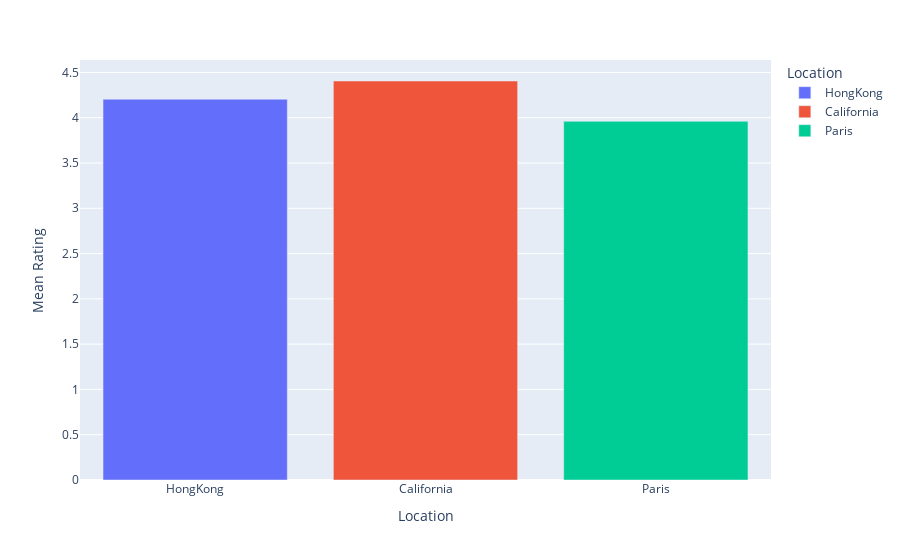

The notebook cell saved with this chart:
### Code cell
import plotly.express as px
fig = px.bar(meanrating, x='Location', y='Mean Rating', color = meanrating.Location)
fig.show()

### Figure 1 — Plotly figure (JSON) as saved in the notebook; plotly's stock layout.template omitted (floating-point values rounded to 4 significant figures)
{"data": [{"alignmentgroup": "True", "hovertemplate": "Location=%{x}<br>Mean Rating=%{y}<extra></extra>", "legendgroup": "HongKong", "marker": {"color": "#636efa", "pattern": {"shape": ""}}, "name": "HongKong", "offsetgroup": "HongKong", "orientation": "v", "showlegend": true, "textposition": "auto", "type": "bar", "x": ["HongKong"], "xaxis": "x", "y": [4.204], "yaxis": "y"}, {"alignmentgroup": "True", "hovertemplate": "Location=%{x}<br>Mean Rating=%{y}<extra></extra>", "legendgroup": "California", "marker": {"color": "#EF553B", "pattern": {"shape": ""}}, "name": "California", "offsetgroup": "California", "orientation": "v", "showlegend": true, "textposition": "auto", "type": "bar", "x": ["California"], "xaxis": "x", "y": [4.405], "yaxis": "y"}, {"alignmentgroup": "True", "hovertemplate": "Location=%{x}<br>Mean Rating=%{y}<extra></extra>", "legendgroup": "Paris", "marker": {"color": "#00cc96", "pattern": {"shape": ""}}, "name": "Paris", "offsetgroup": "Paris", "orientation": "v", "showlegend": true, "textposition": "auto", "type": "bar", "x": ["Paris"], "xaxis": "x", "y": [3.96], "yaxis": "y"}], "layout": {"barmode": "relative", "legend": {"title": {"text": "Location"}, "tracegroupgap": 0}, "margin": {"t": 60}, "xaxis": {"anchor": "y", "categoryarray": ["HongKong", "California", "Paris"], "categoryorder": "array", "domain": [0, 1], "title": {"text": "Location"}}, "yaxis": {"anchor": "x", "domain": [0, 1], "title": {"text": "Mean Rating"}}}}
